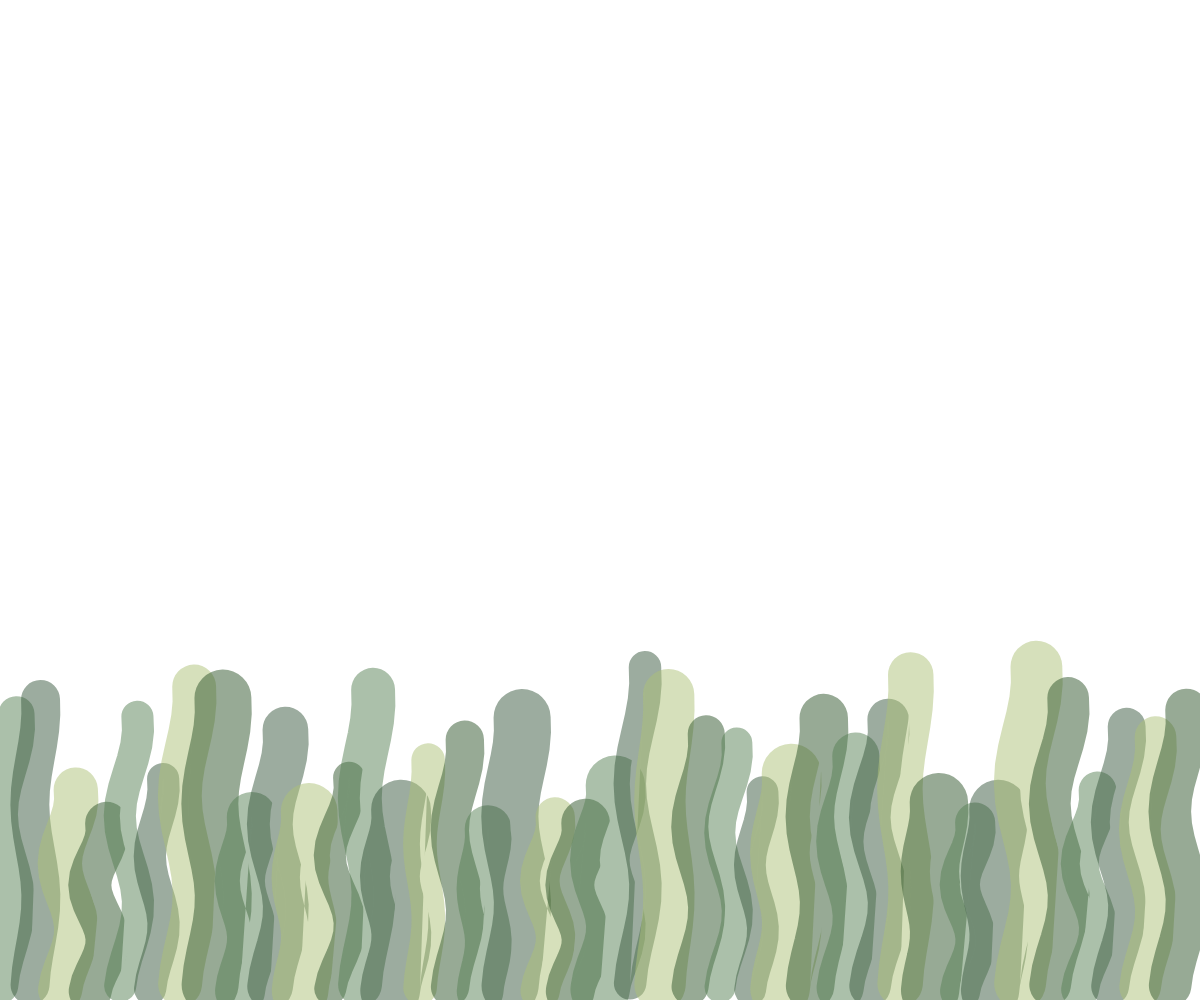
Frame 1 (no input)
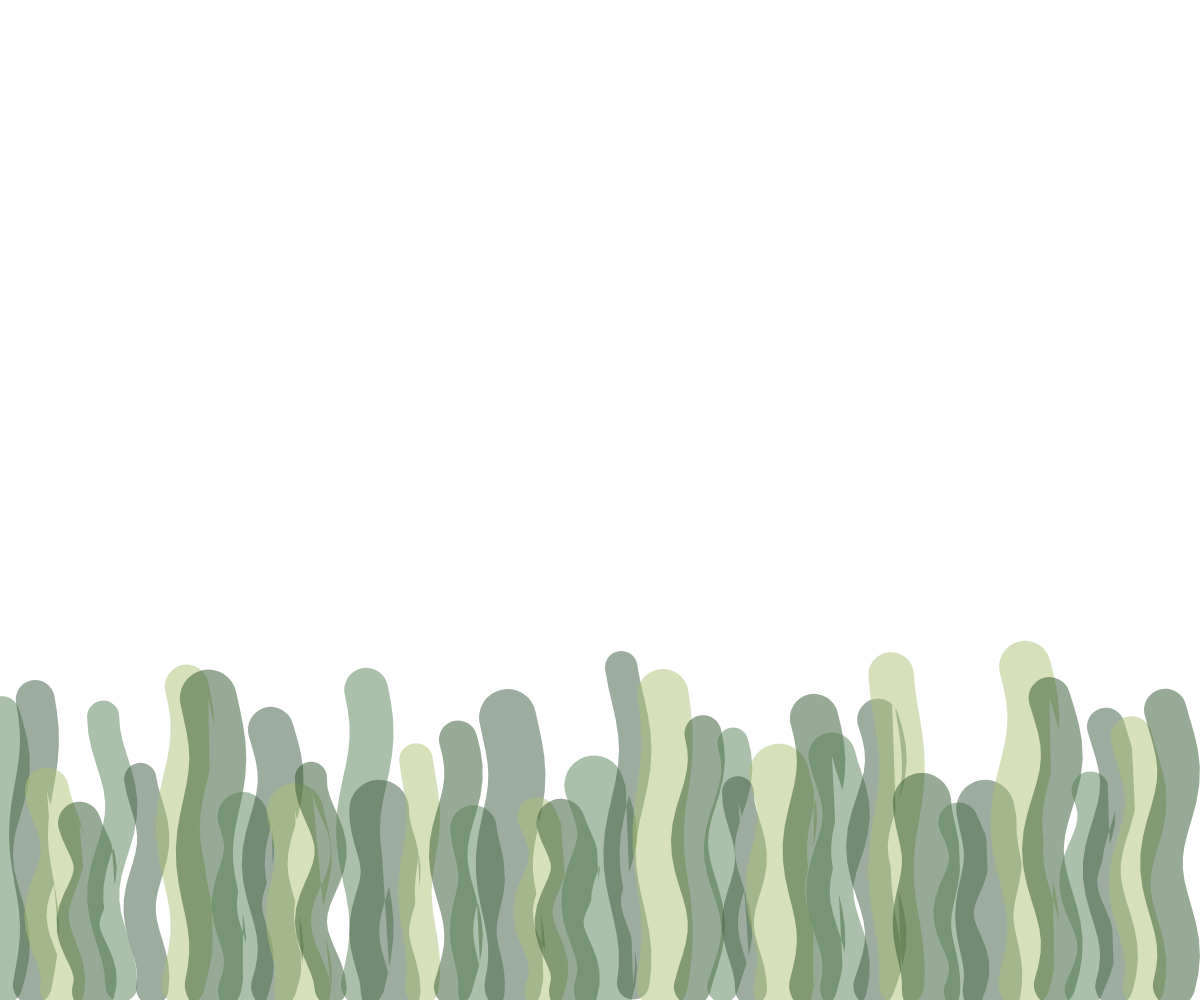
Frame 60 (no input)
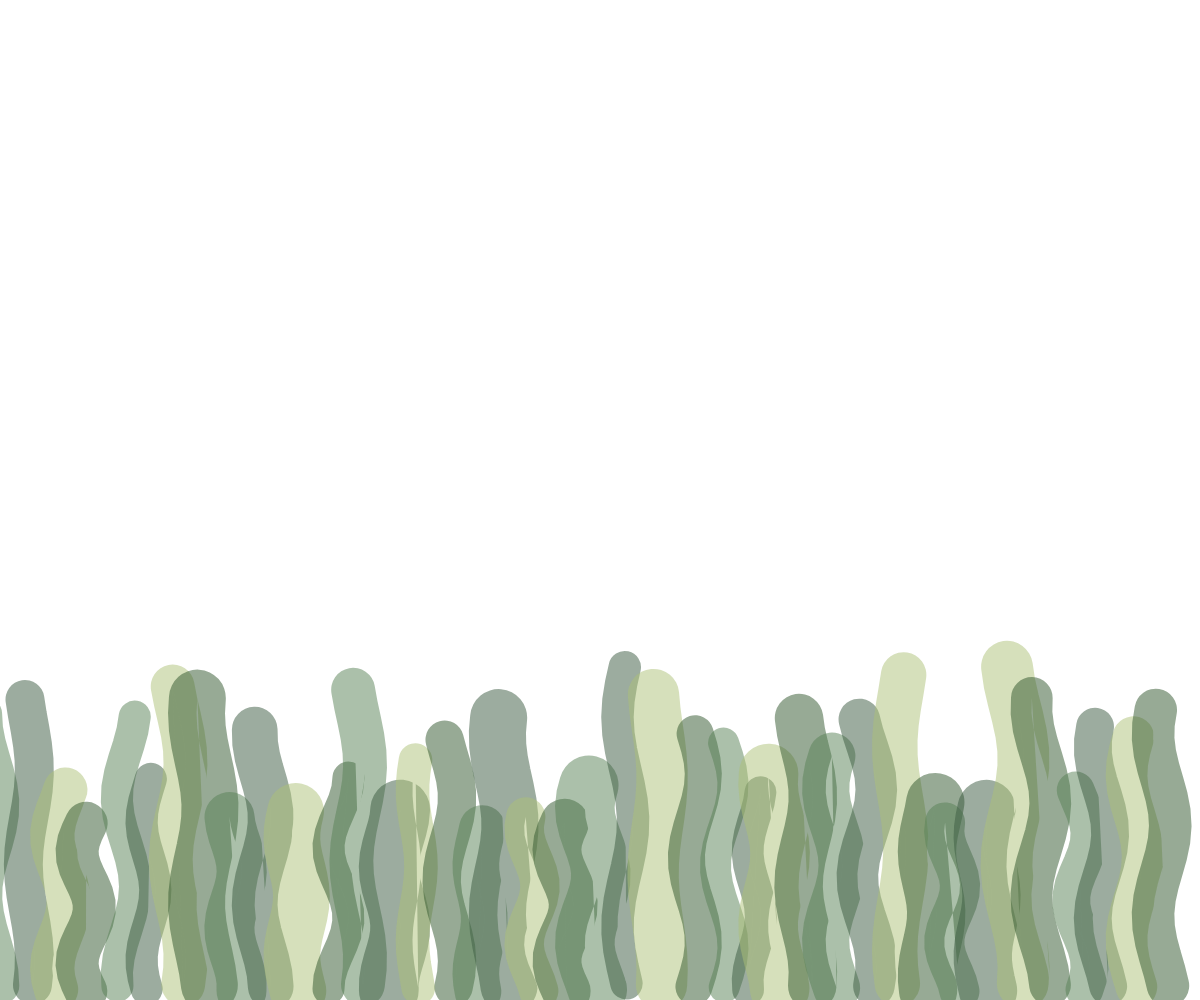
Frame 120 (the mouse pressed at the canvas centre since frame 60)

The p5.js sketch that drew these frames (run headless with seeded random() and noise() and a simulated clock; from frame 60 on, the mouse is pressed at the canvas centre):

// p5.js sketch
// ── sketch.js
let seaweeds = [];

function setup() {
  let canvas = createCanvas(windowWidth, windowHeight);
  canvas.id('animation-canvas');
  blendMode(BLEND);

  let numSeaweeds = 40;
  let colors = ["rgba(88, 129, 87, 0.5)", "rgba(58, 90, 64, 0.5)", "rgba(173, 193, 120, 0.5)", "rgba(49, 87, 44, 0.5)"];
  for (let j = 0; j < numSeaweeds; j++) {
    let x = (j / numSeaweeds) * windowWidth;
    let totalHeight = random(windowHeight / 6, windowHeight / 3);
    let seaweedWidth = random(30, 60);
    let seaweedColor = colors[j % colors.length];
    let swayRange = random(2, 5);
    let swayFrequency = random(0.01, 0.05);
    seaweeds.push({ x, totalHeight, seaweedWidth, seaweedColor, swayRange, swayFrequency });
  }
}

function draw() {
  clear();
  for (let j = 0; j < seaweeds.length; j++) {
    let seaweed = seaweeds[j];
    let x = seaweed.x;
    let y = windowHeight;
    let segmentLength = seaweed.totalHeight / 20;
    let numSegments = 20;
    strokeWeight(seaweed.seaweedWidth);
    stroke(seaweed.seaweedColor);
    beginShape();
    for (let i = 0; i < numSegments; i++) {
      let offsetX = sin(frameCount * seaweed.swayFrequency + i * 0.5) * seaweed.swayRange;
      let nextX = x + offsetX;
      let nextY = y - segmentLength;
      vertex(nextX, nextY);
      x = nextX;
      y = nextY;
    }
    endShape();
  }
}

function windowResized() {
  resizeCanvas(windowWidth, windowHeight);
}

// ── style.css
html, body {
  margin: 0;
  padding: 0;
  height: 100%;
  font-family: "Arial", sans-serif;
  background-color: #f4f4f4;
  overflow: auto;
}

#content {
  position: relative;
  z-index: 0;
  padding: 3rem;
}

canvas {
  position: fixed;
  top: 0;
  left: 0;
  z-index: 9999;         /* 放在最上面 */
  pointer-events: none;  /* 讓滑鼠點擊穿透 */
}
